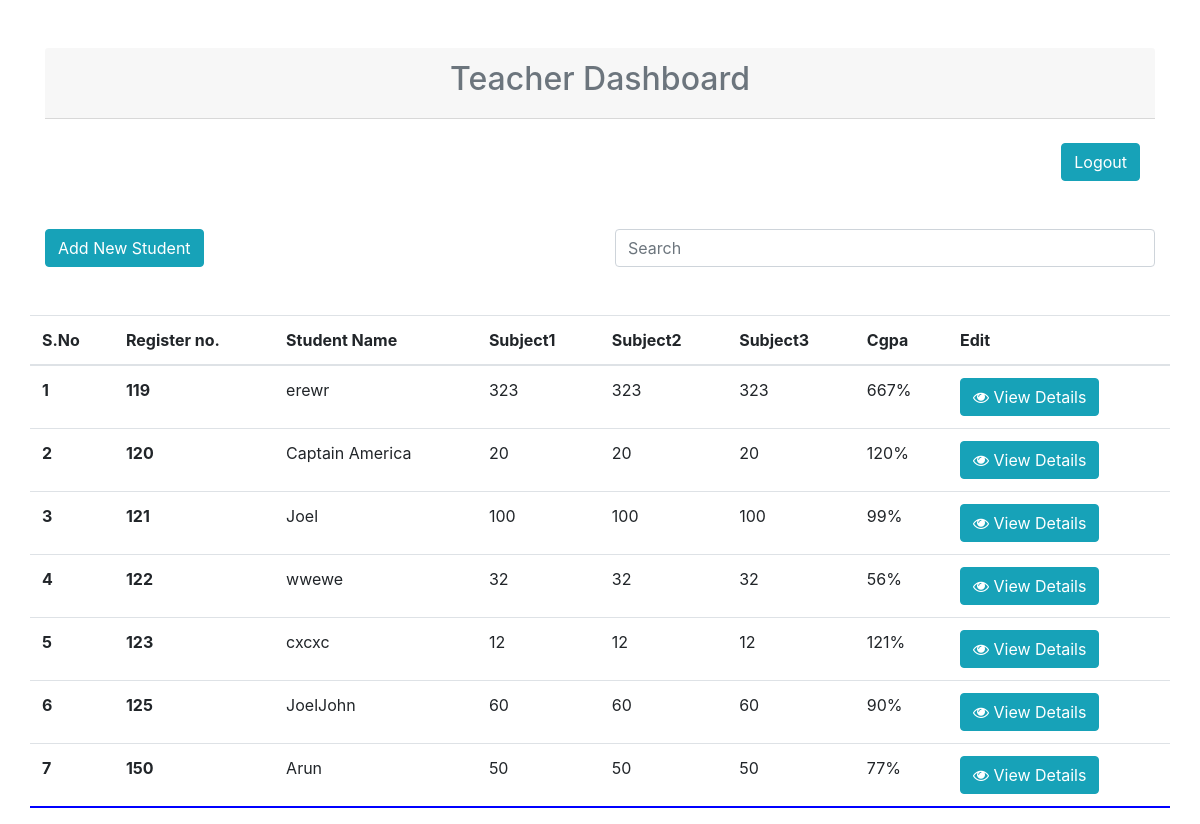
Page /teacher/ on the committed database.
### calc/models.py (models this page shows, shortened)
class teacher(models.Model):
    name = models.CharField(max_length=500, verbose_name='Student Name')
    rno = models.IntegerField(null=True, blank=True, verbose_name='Register No')
    subject1 = models.IntegerField(null=True, blank=True,)
    subject2 = models.IntegerField(null=True, blank=True,)
    subject3 = models.IntegerField(null=True, blank=True,)
    cgpa = models.IntegerField(verbose_name='CGPA')

### calc/views.py (the view)
# urls.py: path('teacher/', views.teacher_home, name='teacher'),
def teacher_home(request):
    stu = teacher.objects.all().order_by('rno')
    paginator = Paginator(stu, 100)
    page = request.GET.get('page')
    try:
        studs = paginator.page(page)
    except PageNotAnInteger:
        studs = paginator.page(1)
    except EmptyPage:
        studs = paginator.page(paginator.num_pages)
    context = {'stu':stu, 'studs':studs}
    return render(request, 'teacherhome.html', context)

### templates/teacherhome.html (shortened to what this page needs)
{% load static %}
<!doctype html>
<html lang="en">
  <head>
    <link rel="stylesheet" href="https://maxcdn.bootstrapcdn.com/bootstrap/4.0.0/css/bootstrap.min.css">
    <link rel="stylesheet" href="https://cdnjs.cloudflare.com/ajax/libs/font-awesome/4.7.0/css/font-awesome.min.css">
  </head>
  <body>
    <div class="col-lg-12">
    <div class="container">
    <div class="row">
    <div class="col-lg-12">
    <div class="row">
    <div class="col-lg-12 text-center mt-5">
      <div class="card-header">
        <span class="mb-0 text-muted">
            <h2 align="center">Teacher Dashboard</h2>
        </span>
    </div><br>
    <div class="col-sm" align="right">
      <a class="btn btn-info" href="{% url 'logout_view' %}" role="button">Logout</a>
    </div>
    </div>
    <div class="col-lg-6 mt-5 mb-5">
    <a href="{% url 'add' %}" class="btn btn-info">Add New Student</a>
    </div>
    <div class="col-lg-6 mt-5 mb-5"><input class="form-control" type="text" placeholder="Search"></div>
    </div>
    </div>
    <table class="table table-hover" style="height:300px; overflow-y:scroll; border-bottom:2px blue solid;">
  <thead>
    <tr>
      <th scope="col">S.No</th>
      <th scope="col">Register no.</th>
      <th scope="col">Student Name</th>
      <th scope="col">Subject1</th>
      <th scope="col">Subject2</th>
      <th scope="col">Subject3</th>
      <th scope="col">Cgpa</th>
      <th scope="col">Edit</th>
    </tr>
  </thead>
  <tbody class="tlistdata">
    {% for i in studs %}
    <tr>
      <th scope="row">{{forloop.counter}}</th>
      <th scope="row">{{i.rno}}</th>
      <td>{{i.name}}</td>
      <td>{{i.subject1}}</td>
      <td>{{i.subject1}}</td>
      <td>{{i.subject1}}</td>
      <td>{{i.cgpa}}%</td>
      <td><button type="button" class="btn btn-info" data-toggle="modal" data-target="#demo{{i.id}}">
<i class="fa fa-eye" aria-hidden="true"></i> View Details
</button></td>
    </tr>
    {% endfor %}
  </tbody>
</table>
    </div>
    </div>
    </div>
  </body>
</html>

### rows in the picture
teacher: rno "119", name "erewr", subject1 "323", cgpa "667"
teacher: rno "120", name "Captain America", subject1 "20", cgpa "120"
teacher: rno "121", name "Joel", subject1 "100", cgpa "99"
teacher: rno "122", name "wwewe", subject1 "32", cgpa "56"
teacher: rno "123", name "cxcxc", subject1 "12", cgpa "121"
teacher: rno "125", name "JoelJohn", subject1 "60", cgpa "90"
teacher: rno "150", name "Arun", subject1 "50", cgpa "77"
